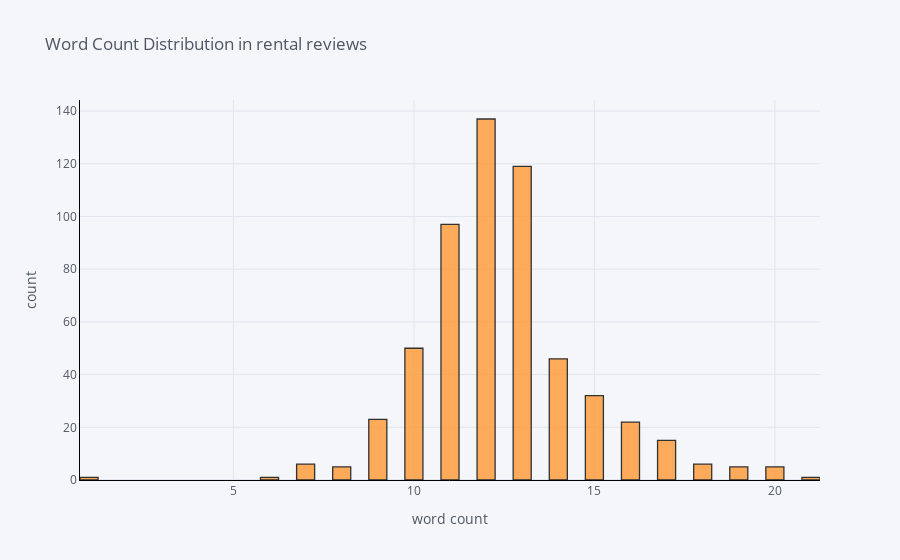

The notebook cell this image was saved under:
### Code cell
cf.go_offline()
cf.set_config_file(offline=False, world_readable=True)
df['word_count'].iplot(
    kind='hist',
    bins = 50,
    linecolor='black',
    xTitle='word count',
    yTitle='count',
    title='Word Count Distribution in rental reviews')

### Figure 1 — Plotly figure (JSON) as saved in the notebook; plotly's stock layout.template omitted (floating-point values rounded to 4 significant figures; data arrays with more than 128 entries replaced by an {"elided": "..."} marker saying what was removed)
{"data": [{"opacity": 0.8, "name": "word_count", "histnorm": "", "nbinsx": 50, "histfunc": "count", "marker": {"color": "rgba(255, 153, 51, 1.0)", "line": {"color": "#000000", "width": 1.3}}, "x": {"elided": "571 int values"}, "type": "histogram", "orientation": "v"}], "layout": {"xaxis": {"tickfont": {"color": "#4D5663"}, "title": {"text": "word count", "font": {"color": "#4D5663"}}, "showgrid": true, "zerolinecolor": "#E1E5ED", "gridcolor": "#E1E5ED", "linecolor": "black"}, "title": {"text": "Word Count Distribution in rental reviews", "font": {"color": "#4D5663"}}, "paper_bgcolor": "#F5F6F9", "plot_bgcolor": "#F5F6F9", "yaxis": {"tickfont": {"color": "#4D5663"}, "title": {"text": "count", "font": {"color": "#4D5663"}}, "showgrid": true, "zerolinecolor": "#E1E5ED", "gridcolor": "#E1E5ED", "linecolor": "black"}, "barmode": "overlay", "legend": {"bgcolor": "#F5F6F9", "font": {"color": "#4D5663"}}}}
